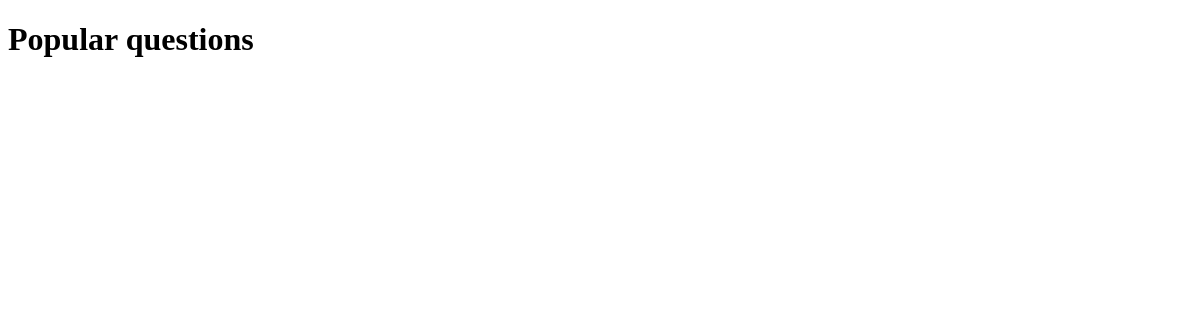
Before: /popular/ with the older database file.
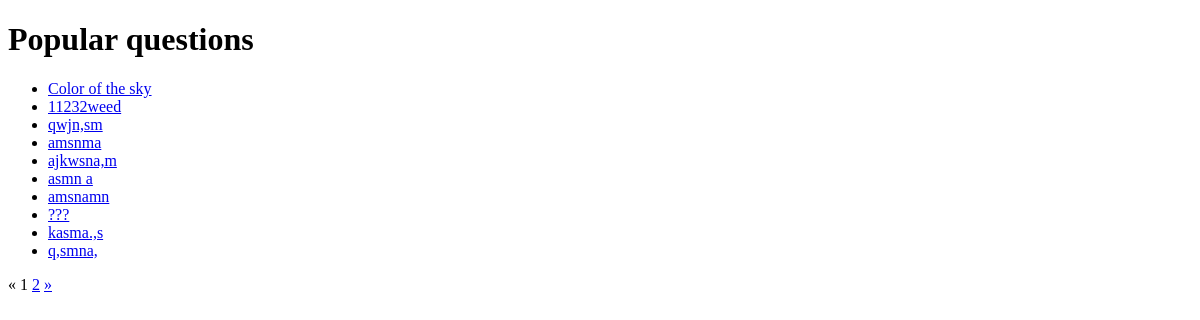
After: the same page with the newer database file.
### qa/models.py (models this page shows, shortened)
class Question(models.Model):
    objects = QuestionManager()
    title = models.CharField(max_length=120)
    text = models.TextField()
    added_at = models.DateField(auto_now_add=True)
    rating = models.IntegerField(default=0)
    author = models.ForeignKey(User, on_delete=models.PROTECT)
    likes = models.ManyToManyField(User, related_name='likes_set', blank=True)

### qa/views.py (the view)
# urls.py: url(r'^popular/$', qa.views.popular, name='popular-question'),
@require_GET
def popular(request):
    questions_list = Question.objects.popular()
    limit = request.GET.get('limit', 10)
    page = request.GET.get('page', 1)
    paginator = Paginator(questions_list, limit)
    paginator.baseurl = '../question/'
    try:
        questions = paginator.page(page)
    except PageNotAnInteger:
        questions = paginator.page(1)
    except EmptyPage:
        questions = paginator.page(paginator.num_pages)
    return render(request, 'popular.html', {'questions': questions})

### qa/models.py (called while the page is built)
    def popular(self):
        return self.order_by('-rating')

### qa/templates/popular.html
<!DOCTYPE html>
<html>
    <head>
        <h1>Popular questions</h1>
    </head>
    <body>
        <ul>
        {% for question in questions %}
             <li>
                 <a href="{{ questions.paginator.baseurl }}{{ question.id }}">{{ question.title }}</a>
             </li>
        {% endfor %}
        </ul>
        {% if questions.has_other_pages %}
            {% if questions.has_previous %}
                <a href="?page={{ questions.previous_page_number }}">&laquo;</a>
            {% else %}
                &laquo;
            {% endif %}
            {% for i in questions.paginator.page_range %}
                {% if questions.number == i %}
                    {{ i }}
                {% else %}
                    <a href="?page={{ i }}">{{ i }}</a>
                {% endif %}
            {% endfor %}
            {% if questions.has_next %}
                <a href="?page={{ questions.next_page_number }}">&raquo;</a>
            {% else %}
                &raquo;
            {% endif %}
        {% endif %}
    </body>
</html>

Changed rows visible on the page:
added Question: title "Color of the sky"
added Question: title "11232weed"
added Question: title "qwjn,sm"
added Question: title "amsnma"
added Question: title "ajkwsna,m"
added Question: title "asmn a"
added Question: title "amsnamn"
added Question: title "???"
added Question: title "kasma.,s"
added Question: title "q,smna,"
Other visible differences:
new list line: "1"
new list line: "2"
